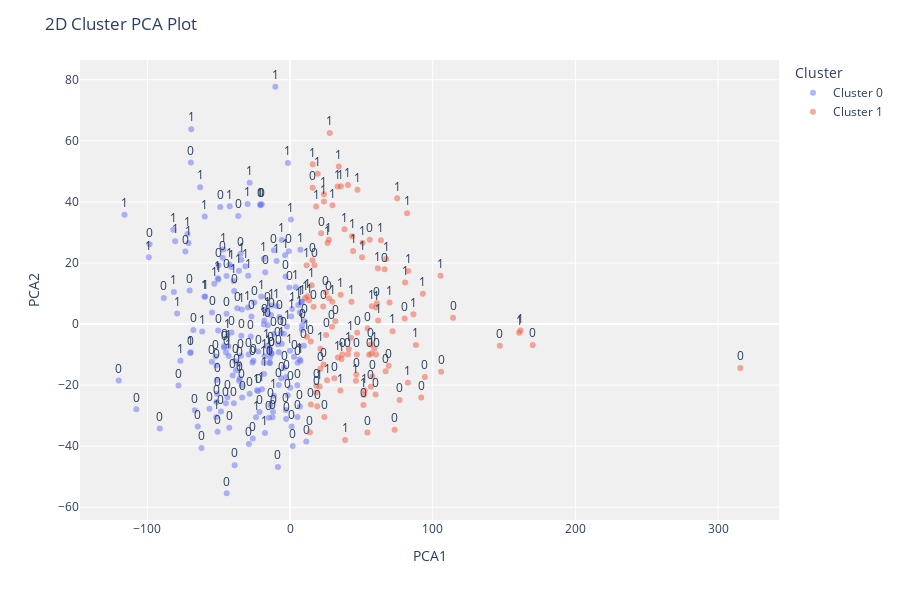

Here is the notebook cell this chart was saved with:
### Markdown cell above
* Μπορούμε να προσθέσουμε και το πραγματικό label των δειγμάτων

### Code cell
clust.plot_model(kmeans, feature="tag", label=True)

### Figure 1 — Plotly figure (JSON) as saved in the notebook; plotly's stock layout.template omitted (floating-point values rounded to 4 significant figures; data arrays with more than 128 entries replaced by an {"elided": "..."} marker saying what was removed)
{"data": [{"hovertemplate": "Cluster=Cluster 0<br>PCA1=%{x}<br>PCA2=%{y}<br>Label=%{text}<extra></extra>", "legendgroup": "Cluster 0", "marker": {"color": "#636efa", "opacity": 0.5, "symbol": "circle"}, "mode": "markers+text", "name": "Cluster 0", "orientation": "v", "showlegend": true, "text": {"elided": "186 int values"}, "textposition": "top center", "type": "scatter", "x": {"elided": "186 float values"}, "xaxis": "x", "y": {"elided": "186 float values"}, "yaxis": "y"}, {"hovertemplate": "Cluster=Cluster 1<br>PCA1=%{x}<br>PCA2=%{y}<br>Label=%{text}<extra></extra>", "legendgroup": "Cluster 1", "marker": {"color": "#EF553B", "opacity": 0.5, "symbol": "circle"}, "mode": "markers+text", "name": "Cluster 1", "orientation": "v", "showlegend": true, "text": [0, 1, 1, 0, 1, 0, 1, 0, 0, 1, 1, 0, 1, 0, 1, 0, 0, 0, 1, 1, 1, 0, 1, 0, 1, 0, 1, 1, 0, 0, 0, 0, 1, 0, 1, 0, 1, 1, 0, 1, 0, 0, 1, 1, 1, 1, 0, 1, 1, 0, 1, 0, 1, 0, 0, 1, 0, 1, 1, 1, 1, 1, 1, 1, 0, 0, 0, 0, 1, 1, 1, 1, 0, 0, 0, 1, 0, 0, 1, 1, 1, 1, 0, 0, 0, 0, 0, 0, 1, 1, 1, 1, 1, 1, 1, 0, 0, 1, 1, 1, 0, 0, 1, 1, 1, 0, 1, 1, 1, 0, 0], "textposition": "top center", "type": "scatter", "x": [57.7, 21.3, 38.13, 170.1, 40.58, 46.46, 15.18, 21.28, 23.48, 82.05, 35.64, 21.79, 82.6, 31.75, 105.5, 105.9, 36.62, 27.28, 63.69, 36.08, 86.47, 91.94, 67.31, 14.58, 71.85, 56.58, 13.33, 88.23, 47.03, 54.19, 46.81, 15.86, 29.7, 18.27, 26.27, 94.45, 69.76, 93.08, 14.53, 20.67, 15.68, 315.6, 43.05, 75.07, 51.79, 52.29, 51.43, 46.16, 57.01, 76.75, 29.58, 40.55, 33.55, 73.29, 29.38, 23.7, 54.36, 43.42, 82.76, 60.46, 160.6, 12.28, 35.24, 44.17, 59.94, 60.27, 55.43, 13.85, 33.35, 11.77, 42.68, 61.57, 17.15, 16.49, 147.0, 23.75, 66.32, 56.64, 61.71, 11.61, 15.91, 57.33, 80.31, 25.23, 55.86, 24.03, 19.05, 18.34, 41.16, 34.18, 18.28, 35.49, 27.26, 80.65, 27.85, 60.84, 66.97, 10.51, 25.93, 161.5, 114.3, 25.16, 59.07, 19.39, 38.57, 23.19, 50.9, 47.24, 50.44, 31.05, 69.16], "xaxis": "x", "y": [-17.15, -8.09, 31.04, -6.899, 45.57, -16.52, 12.71, -14.67, -13.27, 36.31, 45.11, 29.71, -19.23, 0.8871, 15.82, -15.59, -9.966, 8.472, 27.46, -11.45, 3.207, -24.02, 21.28, -26.33, -2.334, -6.71, 7.753, -6.888, -2.834, -35.52, -9.978, 44.64, 38.88, -22.44, 26.54, -17.35, 7.059, 9.941, -5.693, -20.44, 20.92, -14.4, 7.306, 41.16, -23.21, -21.74, -26.55, -18.54, -9.642, -24.9, 7.307, -9.902, -10.92, -34.63, -0.8946, 42.54, -1.48, 28.76, 17.41, 5.416, -2.834, 9.126, -21.74, 23.91, -23.04, -9.984, -10.02, -35.46, 45.03, -4.159, -4.53, 18.25, 19.29, 5.674, -7.088, 40.13, 17.93, -20.54, 1.175, 19.28, 52.31, 5.796, 1.799, -3.623, 27.64, -30.48, -26.96, -20.18, -8.182, 51.59, 38.46, 9.561, 27.6, 13.57, 62.58, 6.804, -15.42, 8.568, -18.42, -2.121, 2.087, 10.4, -8.004, 49.19, -37.94, 5.764, 26.66, 43.95, 21.85, -17.76, -13.69], "yaxis": "y"}], "layout": {"height": 600, "legend": {"title": {"text": "Cluster"}, "tracegroupgap": 0}, "margin": {"t": 60}, "plot_bgcolor": "rgb(240,240,240)", "title": {"text": "2D Cluster PCA Plot"}, "xaxis": {"anchor": "y", "domain": [0, 1], "title": {"text": "PCA1"}}, "yaxis": {"anchor": "x", "domain": [0, 1], "title": {"text": "PCA2"}}}}
